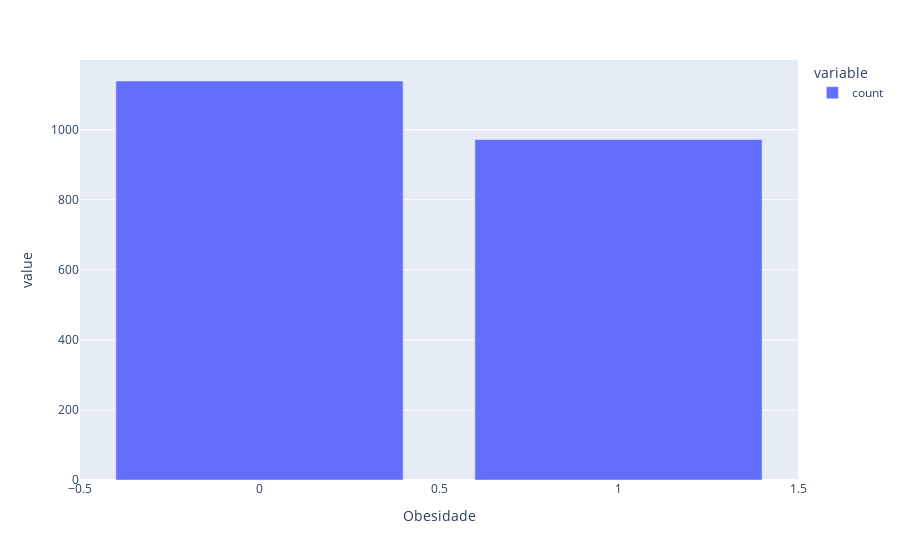

The code cell stored with this chart in its notebook:
### Markdown cell above
# EDA

### Code cell
# Distribuição da Variável Target - Obesidade
px.bar(df_obesidade.value_counts('Obesidade'))

### Figure 1 — Plotly figure (JSON) as saved in the notebook; plotly's stock layout.template omitted (floating-point values rounded to 4 significant figures)
{"data": [{"alignmentgroup": "True", "hovertemplate": "variable=count<br>Obesidade=%{x}<br>value=%{y}<extra></extra>", "legendgroup": "count", "marker": {"color": "#636efa", "pattern": {"shape": ""}}, "name": "count", "offsetgroup": "count", "orientation": "v", "showlegend": true, "textposition": "auto", "type": "bar", "x": [0, 1], "xaxis": "x", "y": [1139, 972], "yaxis": "y"}], "layout": {"barmode": "relative", "legend": {"title": {"text": "variable"}, "tracegroupgap": 0}, "margin": {"t": 60}, "xaxis": {"anchor": "y", "domain": [0, 1], "title": {"text": "Obesidade"}}, "yaxis": {"anchor": "x", "domain": [0, 1], "title": {"text": "value"}}}}
